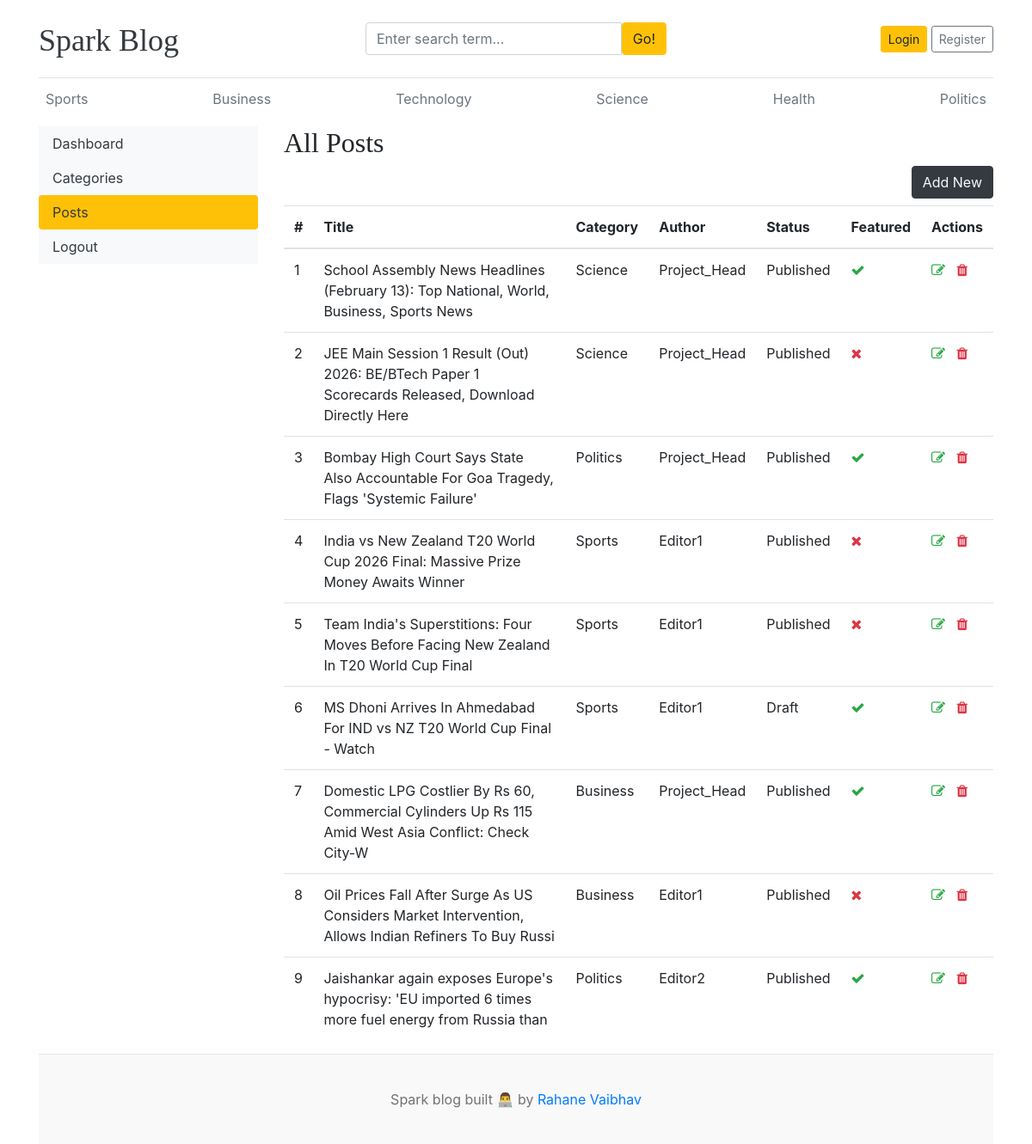
The app's page /dashboard/posts/ with its own data.
### blogs/models.py (models this page shows, shortened)
class Category(models.Model):
    category_name = models.CharField(max_length=50, unique=True)
    created_at = models.DateTimeField(auto_now_add=True)
    updated_at = models.DateTimeField(auto_now=True)
    class Meta:
        verbose_name_plural = 'categories'
    def __str__(self):
        return self.category_name

class Blog(models.Model):
    title = models.CharField(max_length=100)
    slug = models.SlugField(max_length=150 , unique=True, blank=True)
    category = models.ForeignKey(Category, on_delete=models.CASCADE)
    author = models.ForeignKey(User,on_delete=models.CASCADE)
    featured_image = models.ImageField(upload_to='uploads/%Y/%m/%d')
    short_description = models.TextField(max_length=500)
    blog_body = models.TextField(max_length=2000)
    status = models.CharField(max_length=20, choices=STATUS_CHOICES, default="Draft")
    is_featured = models.BooleanField(default=False)
    created_at = models.DateTimeField(auto_now_add=True)
    updated_at = models.DateTimeField(auto_now=True)

### dashboards/views.py (the view)
# urls.py: path('posts/', views.posts, name='posts'),
def posts(request):
    posts = Blog.objects.all()
    context = {
        'posts': posts,
    }
    return render(request, 'dashboard/posts.html', context)

### blogs/context_processors.py (called while the page is built)
def get_categories(request):
    categories = Category.objects.all()
    return dict(categories=categories)

def get_social_links(request):
    social_links = SocialLink.objects.all()
    return dict(social_links=social_links)

### templates/dashboard/posts.html (shortened to what this page needs)
{% extends "base.html" %}
{% block content %}
<div class="row">
    {% include 'dashboard/sidebar.html' %}
     <div class="col-md-9">
        <h2>All Posts</h2>
        <a class="btn btn-dark text-light float-right mb-2" href="{% url 'add_post' %}">Add New</a>
        <table class="table table-hover">
  <thead>
    <tr>
      <th>#</th>
      <th>Title</th>
      <th>Category</th>
      <th>Author</th>
      <th>Status</th>
      <th>Featured</th>
      <th>Actions</th>
    </tr>
  </thead>
  <tbody>
    {% for post in posts %}
    <tr>
      <td>{{ forloop.counter }}</td>
      <td>{{ post.title }}</td>
      <td>{{ post.category }}</td>
      <td>{{ post.author }}</td>
      <td>{{ post.status }}</td>
      <td>{% if post.is_featured %}<i class="fa fa-check text-success"></i>{% else %}<i class="fa fa-times text-danger"></i>{% endif %}</td>
      <td>
        <a href="{% url 'edit_post' post.id %}"><i class="fa fa-edit text-success"></i></a>
        <a href="{% url 'delete_post' post.id %}"><i class="fa fa-trash text-danger"></i></a>
      </td>
    </tr>
    {% endfor %}
  </tbody>
</table>
     </div>
</div>
{% endblock %}

### templates/base.html (shortened to what this page needs)
{% load static %}
<!DOCTYPE html>
<html lang="en">
<head>
    <link href="https://getbootstrap.com/docs/4.0/dist/css/bootstrap.min.css" rel="stylesheet">
    <link href="{% static 'css/blog.css' %}" rel="stylesheet">
    <link rel="stylesheet" href="https://cdnjs.cloudflare.com/ajax/libs/font-awesome/4.7.0/css/font-awesome.min.css">
  </head>
<body>
    <div class="container">
      <header class="blog-header py-3">
        <div class="row flex-nowrap justify-content-between align-items-center">
          <div class="col-4 pt-1">
            <a class="blog-header-logo text-dark" href="/">Spark Blog</a>
          </div>
          <div class="col-4">
            <form action="{% url 'search' %}" method="GET">
              <div class="input-group">
                        <input class="form-control" type="text" name="keyword" value = "{{keyword}}" placeholder="Enter search term..." aria-label="Enter search term..." aria-describedby="button-search" />
                        <button type="submit"class="btn btn-warning" id="button-search" type="button">Go!</button>
                    </div>
            </form>
          </div>
          <div class="col-4 d-flex justify-content-end align-items-center">
            {% if not user.is_authenticated %}
            <a class="btn btn-sm btn-warning" href="{% url 'login' %}">Login</a> &nbsp;
            <a class="btn btn-sm btn-outline-secondary" href="{% url 'register' %}">Register</a>
            {% else %}
            <span><a href="{% url 'dashboard' %}">Dashboard</a></span>
            &emsp;
            <span><a href="{% url 'logout' %}" class="btn btn-sm btn-outline-danger">Logout</a></span>
            {% endif %}
          </div>
        </div>
      </header>
      <div class="nav-scroller py-1 mb-2">
        <nav class="nav d-flex justify-content-between">
          {% for cat in categories %}
          <a class="p-2 text-muted" href="{% url 'posts_by_category' cat.id %}">{{ cat.category_name }}</a>
          {% endfor %}
        </nav>
      </div>
 {% block content %}
 {% endblock %}
 <footer class="blog-footer">
  <p>Spark blog built 👨‍💻 by <a href="#">Rahane Vaibhav</a></p>
</footer>
</body>
</html>

### blog_main/static/css/blog.css (style rules this page uses)
.blog-header { border-bottom: 1px solid #e5e5e5; }
.blog-header-logo { font-family: "Playfair Display", Georgia, "Times New Roman", serif; font-size: 2.25rem; }
h1, h2, h3, h4, h5, h6 { font-family: "Playfair Display", Georgia, "Times New Roman", serif; }
.blog-footer { padding: 2.5rem 0; color: #727272; text-align: center; background-color: #f9f9f9; border-top: .05rem solid #e5e5e5; }
.blog-footer p:last-child { margin-bottom: 0; }

### records on screen
Category: category_name "Sports"
Category: category_name "Business"
Category: category_name "Technology"
Category: category_name "Science"
Category: category_name "Health"
Category: category_name "Politics"
Blog: title "School Assembly News Headlines (February 13): Top National, World, Business, Sports News", category "Science", author "Project_Head", status "Published", is_featured True (drawn)
Blog: title "JEE Main Session 1 Result (Out) 2026: BE/BTech Paper 1 Scorecards Released, Download Directly Here", category "Science", author "Project_Head", status "Published", is_featured False (drawn)
Blog: title "Bombay High Court Says State Also Accountable For Goa Tragedy, Flags 'Systemic Failure'", category "Politics", author "Project_Head", status "Published", is_featured True (drawn)
Blog: title "India vs New Zealand T20 World Cup 2026 Final: Massive Prize Money Awaits Winner", category "Sports", author "Editor1", status "Published", is_featured False (drawn)
Blog: title "Team India's Superstitions: Four Moves Before Facing New Zealand In T20 World Cup Final", category "Sports", author "Editor1", status "Published", is_featured False (drawn)
Blog: title "MS Dhoni Arrives In Ahmedabad For IND vs NZ T20 World Cup Final - Watch", category "Sports", author "Editor1", status "Draft", is_featured True (drawn)
Blog: title "Domestic LPG Costlier By Rs 60, Commercial Cylinders Up Rs 115 Amid West Asia Conflict: Check City-W", category "Business", author "Project_Head", status "Published", is_featured True (drawn)
Blog: title "Oil Prices Fall After Surge As US Considers Market Intervention, Allows Indian Refiners To Buy Russi", category "Business", author "Editor1", status "Published", is_featured False (drawn)
Blog: title "Jaishankar again exposes Europe's hypocrisy: 'EU imported 6 times more fuel energy from Russia than", category "Politics", author "Editor2", status "Published", is_featured True (drawn)
